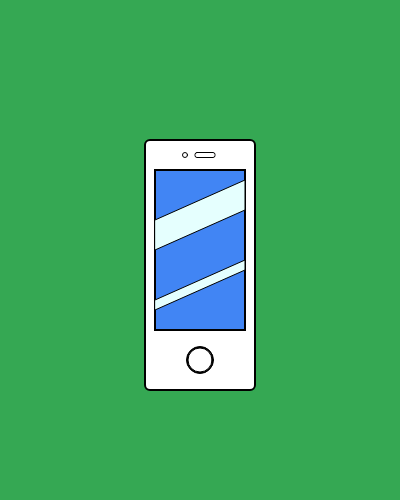
Frame 1 (no input)
Frame 60 (no input): identical to frame 1, image omitted
Frame 120 (the mouse pressed at the canvas centre since frame 60): identical to frame 1, image omitted

The p5.js sketch that drew this single still picture (run headless with seeded random() and noise() and a simulated clock; from frame 60 on, the mouse is pressed at the canvas centre):

// p5.js sketch
// ── sketch.js
/**
* Yourfirstand Lastname
* IGME-609: Assignment Name, m/d/18
* Summarization of sketch activity
*/ 

/**
* setup : Initialization runs once; called automatically
* Summarize code that you add
*/
function setup() {
  createCanvas(400, 500);
}

function draw() {
  background(53,168,83);
	strokeWeight(2);
	rect(145,140,110,250,5);
  fill(65,133,244);
	rect(155,170,90,160);
  fill(229,255,254);
  strokeWeight(1);
  quad(155,220,245,180,245,210,155,250);
  quad(155,300,245,260,245,270,155,310);
  
  fill(0);
	ellipse(200,360,27);
  fill(255);
	ellipse(200,360,24);
	ellipse(185,155,5);
	rect(195,152.5,20,5,2)
}
 
